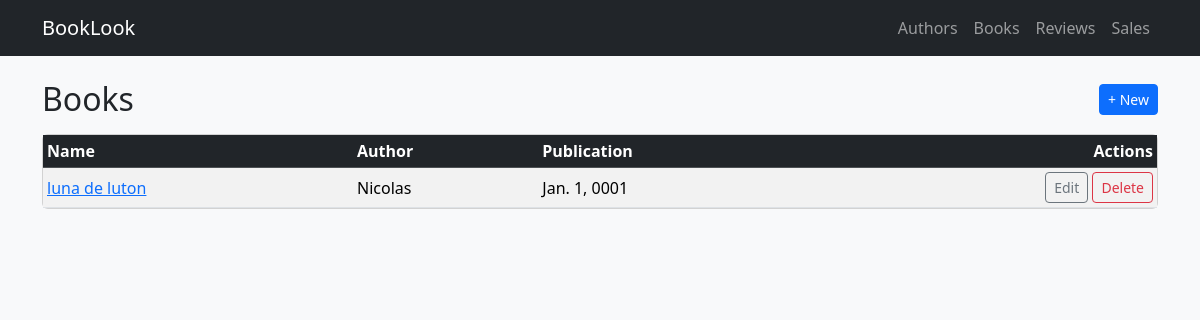
/books/, run on an earlier commit of the app's database.
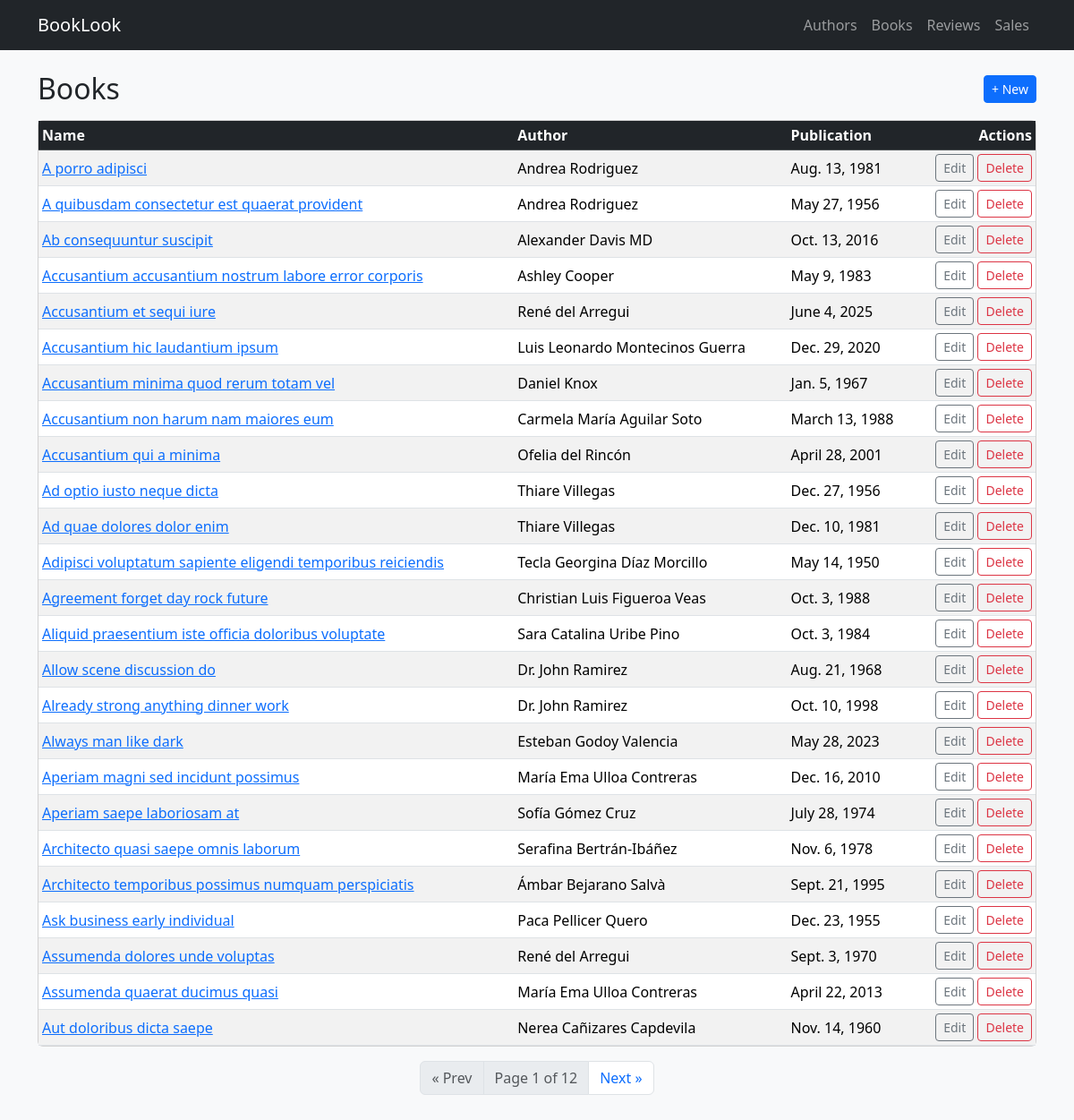
And on a later commit of the database.
### app/models.py (models this page shows, shortened)
class Book(models.Model):
    name = models.CharField(max_length=255)
    summary = models.TextField()
    publication_date = models.DateField()
    author = models.ForeignKey(Author, on_delete=models.CASCADE, related_name='books')
    total_sales = models.PositiveIntegerField(default=0)

class Author(models.Model):
    name = models.CharField(max_length=100)
    birthdate = models.DateField()
    country = models.CharField(max_length=100)
    description = models.TextField(blank=True, null=True)

### app/views/books.py (the view)
# urls.py: path("books/", v_books.book_list, name="book_list"),
def book_list(request):
    books = Book.objects.select_related("author").order_by("name")
    page_obj = Paginator(books, 25).get_page(request.GET.get("page"))
    return render(request, "app/books/list.html", {"page_obj": page_obj})

### app/templates/app/books/list.html (shortened to what this page needs)
{% extends "app/base.html" %}
{% block content %}
<div class="d-flex justify-content-between align-items-center mb-3">
  <h2 class="m-0">Books</h2>
  <a class="btn btn-primary btn-sm" href="{% url 'book_create' %}">+ New</a>
</div>
<div class="card">
  <div class="table-responsive">
    <table class="table table-striped table-hover table-sm align-middle mb-0">
      <thead class="table-dark">
        <tr>
          <th>Name</th>
          <th>Author</th>
          <th>Publication</th>
          <th class="text-end">Actions</th>
        </tr>
      </thead>
      <tbody>
        {% for b in page_obj %}
        <tr>
          <td><a href="{% url 'book_detail' b.id %}">{{ b.name }}</a></td>
          <td>{{ b.author.name }}</td>
          <td>{{ b.publication_date }}</td>
          <td class="text-end">
            <a class="btn btn-outline-secondary btn-sm" href="{% url 'book_update' b.id %}">Edit</a>
            <a class="btn btn-outline-danger btn-sm" href="{% url 'book_delete' b.id %}">Delete</a>
          </td>
        </tr>
        {% empty %}
        <tr><td colspan="4" class="text-center text-muted py-4">No data</td></tr>
        {% endfor %}
      </tbody>
    </table>
  </div>
</div>
<div class="mt-3">
  {% include "app/_pagination_bootstrap.html" %}
</div>
{% endblock %}

What changed in the data, as far as the page shows it:
removed Book: name "luna de luton", author.name "Nicolas", publication_date "Jan. 1, 0001"
added Book: name "A porro adipisci", author.name "Andrea Rodriguez", publication_date "Aug. 13, 1981"
added Book: name "A quibusdam consectetur est quaerat provident", author.name "Andrea Rodriguez", publication_date "May 27, 1956"
added Book: name "Ab consequuntur suscipit", author.name "Alexander Davis MD", publication_date "Oct. 13, 2016"
added Book: name "Accusantium accusantium nostrum labore error corporis", author.name "Ashley Cooper", publication_date "May 9, 1983"
added Book: name "Accusantium et sequi iure", author.name "René del Arregui", publication_date "June 4, 2025"
added Book: name "Accusantium hic laudantium ipsum", author.name "Luis Leonardo Montecinos Guerra", publication_date "Dec. 29, 2020"
added Book: name "Accusantium minima quod rerum totam vel", author.name "Daniel Knox", publication_date "Jan. 5, 1967"
added Book: name "Accusantium non harum nam maiores eum", author.name "Carmela María Aguilar Soto", publication_date "March 13, 1988"
added Book: name "Accusantium qui a minima", author.name "Ofelia del Rincón", publication_date "April 28, 2001"
added Book: name "Ad optio iusto neque dicta", author.name "Thiare Villegas", publication_date "Dec. 27, 1956"
added Book: name "Ad quae dolores dolor enim", author.name "Thiare Villegas", publication_date "Dec. 10, 1981"
added Book: name "Adipisci voluptatum sapiente eligendi temporibus reiciendis", author.name "Tecla Georgina Díaz Morcillo", publication_date "May 14, 1950"
added Book: name "Agreement forget day rock future", author.name "Christian Luis Figueroa Veas", publication_date "Oct. 3, 1988"
added Book: name "Aliquid praesentium iste officia doloribus voluptate", author.name "Sara Catalina Uribe Pino", publication_date "Oct. 3, 1984"
added Book: name "Allow scene discussion do", author.name "Dr. John Ramirez", publication_date "Aug. 21, 1968"
added Book: name "Already strong anything dinner work", author.name "Dr. John Ramirez", publication_date "Oct. 10, 1998"
added Book: name "Always man like dark", author.name "Esteban Godoy Valencia", publication_date "May 28, 2023"
added Book: name "Aperiam magni sed incidunt possimus", author.name "María Ema Ulloa Contreras", publication_date "Dec. 16, 2010"
added Book: name "Aperiam saepe laboriosam at", author.name "Sofía Gómez Cruz", publication_date "July 28, 1974"
added Book: name "Architecto quasi saepe omnis laborum", author.name "Serafina Bertrán-Ibáñez", publication_date "Nov. 6, 1978"
added Book: name "Architecto temporibus possimus numquam perspiciatis", author.name "Ámbar Bejarano Salvà", publication_date "Sept. 21, 1995"
added Book: name "Ask business early individual", author.name "Paca Pellicer Quero", publication_date "Dec. 23, 1955"
added Book: name "Assumenda dolores unde voluptas", author.name "René del Arregui", publication_date "Sept. 3, 1970"
added Book: name "Assumenda quaerat ducimus quasi", author.name "María Ema Ulloa Contreras", publication_date "April 22, 2013"
added Book: name "Aut doloribus dicta saepe", author.name "Nerea Cañizares Capdevila", publication_date "Nov. 14, 1960"
Also different on the page:
{{ page_obj.number }}: (not shown) → "1"
{{ page_obj.paginator.num_pages }}: (not shown) → "12"
text now shown: "« Prev Page of Next »"
